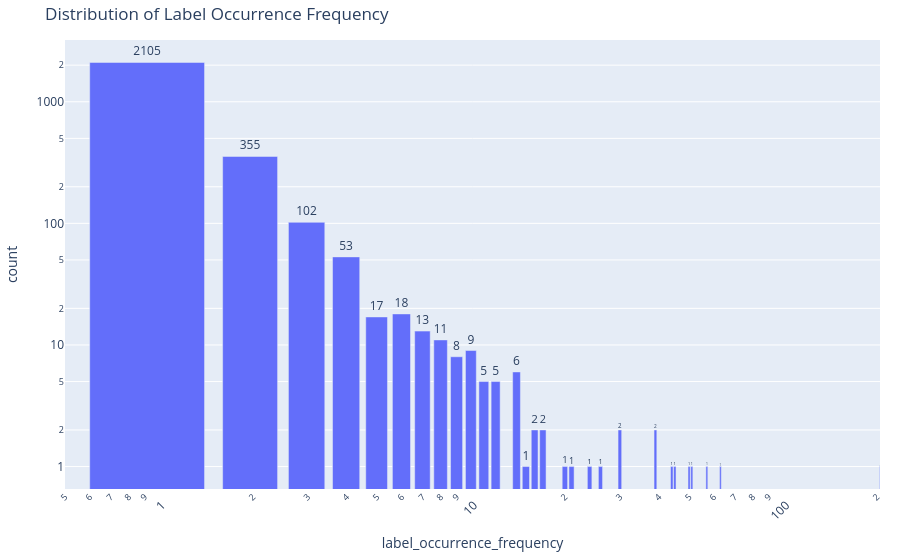

The notebook cell this image was saved under:
### Code cell
import pandas as pd
import plotly.express as px

# Load the dataset
df = pd.read_csv(r"data/interface_labels.csv")
df = df[~df["label"].isin(["deprecated function", "passthrough function", "duplicate function", "unimplemented function"])]

# First, let's see what columns we have after groupby
occurrence_frequency = df.groupby("label")["type"].count().reset_index()

# Import Counter
from collections import Counter

frequency_counts = Counter(occurrence_frequency["type"])

# Convert Counter to DataFrame for plotting
frequency_df = pd.DataFrame.from_dict(
    frequency_counts, orient="index", columns=["count"]
).reset_index()
frequency_df.columns = ["label_occurrence_frequency", "count"]

# Create bar chart for occurrence frequency
fig = px.bar(
    frequency_df,
    x="label_occurrence_frequency",
    y="count",
    title="Distribution of Label Occurrence Frequency",
    text="count",
    log_x=True,
    log_y=True,
)

fig.update_traces(textposition="outside")
fig.update_layout(xaxis_tickangle=-45, margin=dict(l=20, r=20, t=40, b=60))

fig.show()

### Figure 1 — Plotly figure (JSON) as saved in the notebook; plotly's stock layout.template omitted (floating-point values rounded to 4 significant figures)
{"data": [{"hovertemplate": "label_occurrence_frequency=%{x}<br>count=%{text}<extra></extra>", "legendgroup": "", "marker": {"color": "#636efa", "pattern": {"shape": ""}}, "name": "", "orientation": "v", "showlegend": false, "text": [2105.0, 355.0, 11.0, 53.0, 5.0, 102.0, 17.0, 18.0, 1.0, 2.0, 6.0, 8.0, 9.0, 5.0, 1.0, 13.0, 1.0, 1.0, 2.0, 2.0, 1.0, 1.0, 1.0, 1.0, 1.0, 1.0, 1.0, 2.0, 1.0], "textposition": "outside", "type": "bar", "x": [1, 2, 8, 4, 11, 3, 5, 6, 51, 17, 14, 9, 10, 12, 15, 7, 44, 26, 16, 39, 24, 50, 20, 21, 57, 45, 63, 30, 204], "xaxis": "x", "y": [2105, 355, 11, 53, 5, 102, 17, 18, 1, 2, 6, 8, 9, 5, 1, 13, 1, 1, 2, 2, 1, 1, 1, 1, 1, 1, 1, 2, 1], "yaxis": "y"}], "layout": {"barmode": "relative", "legend": {"tracegroupgap": 0}, "margin": {"b": 60, "l": 20, "r": 20, "t": 40}, "title": {"text": "Distribution of Label Occurrence Frequency"}, "xaxis": {"anchor": "y", "domain": [0, 1], "tickangle": -45, "title": {"text": "label_occurrence_frequency"}, "type": "log"}, "yaxis": {"anchor": "x", "domain": [0, 1], "title": {"text": "count"}, "type": "log"}}}
